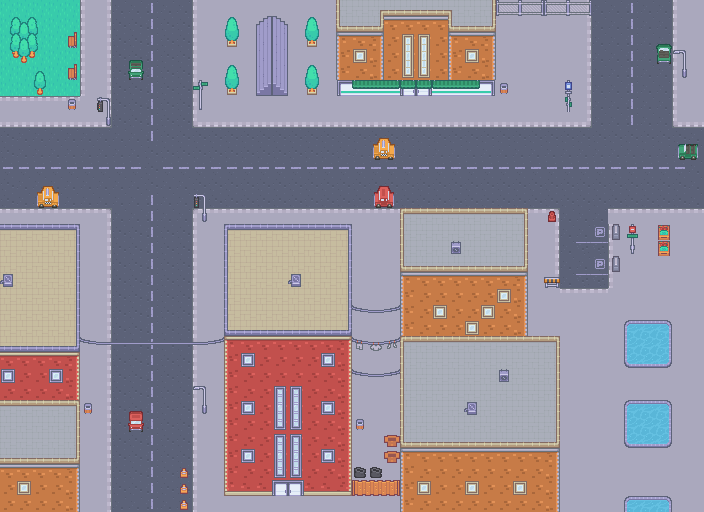

Tiled map render using the project's own tile images. Description and the map definition, with tile-layer contents summarised, below:
An orthogonal 44x32 tile map with 16x16 px tiles, 3 tile layers (routes, maison, arbresobjet).

<map version="1.9" tiledversion="1.9.2" orientation="orthogonal" renderorder="right-down" width="44" height="32" tilewidth="16" tileheight="16" infinite="0" nextlayerid="9" nextobjectid="1">
 <tileset firstgid="1" source="tulie.tsx" />
 <layer id="1" name="routes" width="44" height="32">
  <data>[1408 cells, 1408 non-empty, 16 distinct tile ids]</data>
 </layer>
 <layer id="8" name="maison" width="44" height="32">
  <data>[1408 cells, 597 non-empty, 71 distinct tile ids]</data>
 </layer>
 <layer id="7" name="arbresobjet" width="44" height="32">
  <data>[1408 cells, 147 non-empty, 73 distinct tile ids]</data>
 </layer>
</map>
